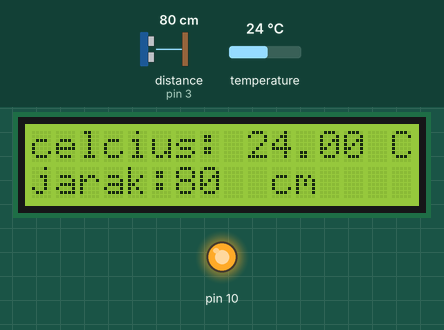
Bench run of a sketch on a simulated Arduino Uno, built with avr-gcc and run on an emulated ATmega328P. Parts: 16×2 character LCD, output pins drawn as LEDs (lit = HIGH). Wiring (inferred from the names in the program): ultrasonic range finder: trigger pin 2; echo pin 3. Inputs (shaded band) come from the test bench; at power-on: distance to the obstacle (sensor on pin 3) 80 cm, temperature 24 °C. The echo pulse lasts 58.3 µs per cm; pins used as bus, display or sensor lines are not drawn; what the sketch prints to the serial monitor is not drawn.

Above: at 2.3 s.
2.4 s: distance to the obstacle (sensor on pin 3) set to 2 cm
At 4.2 s:
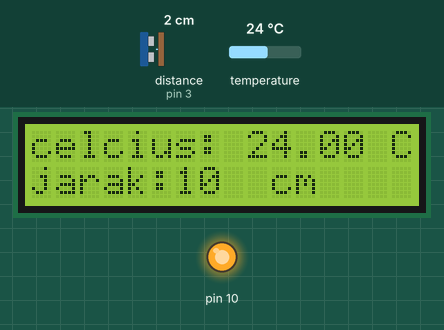
5.1 s: temperature set to 12 °C
At 5.9 s:
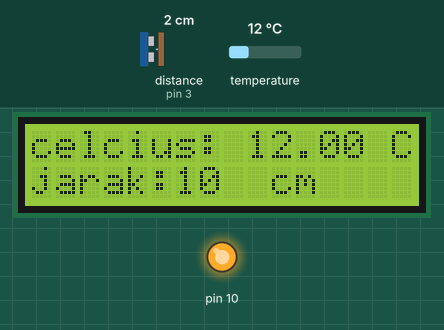
7.6 s: distance to the obstacle (sensor on pin 3) set to 4 cm
At 8.5 s:
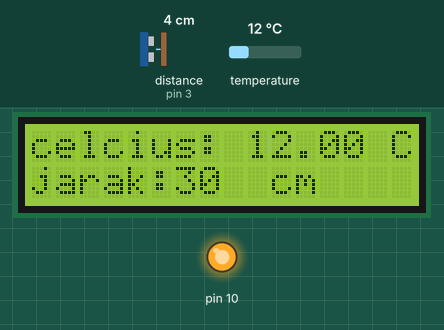
9.3 s: temperature set to 19 °C
At 10.7 s:
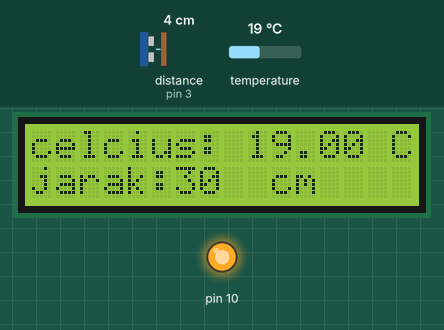
11.0 s: distance to the obstacle (sensor on pin 3) set to 9 cm
At 11.7 s:
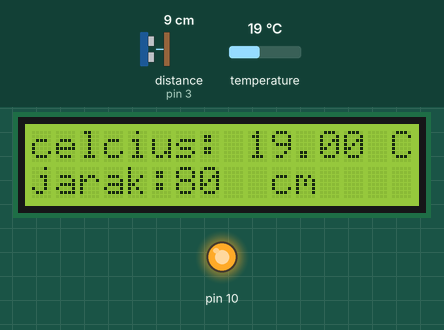
12.7 s: temperature set to 28 °C
At 15.0 s:
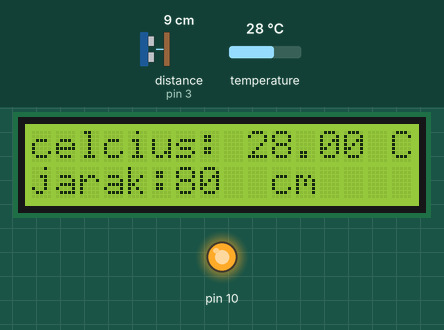
Timing chart, 0 to 16.2 s (numbered marks = the images above; inputs shaded):
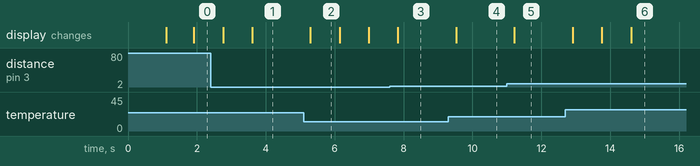

The sketch:

tugas_instrument.ino
```cpp
#include <LiquidCrystal_I2C.h>
#include <SPI.h>
#include <OneWire.h>
#include <DallasTemperature.h>
#include <Wire.h>
LiquidCrystal_I2C lcd (0x3F,16,2);
#define pinTriger 2
#define pinEcho 3
const int oneWireBusPin = 4;

OneWire oneWire(oneWireBusPin);
DallasTemperature Sensors(&oneWire);
void setup() {
  // put your setup code here, to run once:
   Serial.begin(9600);
   Sensors.begin();
   //MEMULAI KOMUNIKASI SERIAL DAN KONFIGURASI SENSOR
   SPI.begin();
   Serial.println("CLEARSHEET");//membersihkan sheet
   Serial.println("LABEL,waktu,celsius,jarak");//membuat label dan "data pada sheet"
   lcd.init();
   lcd.backlight();
   lcd.print("sensor instrument");
   lcd.setCursor(0,1);
   lcd.print("temper & level");
   delay(1000);
   lcd.clear();
   pinMode(pinTriger,OUTPUT);
   pinMode(pinEcho,INPUT);
}

void loop() {
  // put your main code here, to run repeatedly:
// pengaturan nilai lm35
Sensors.requestTemperatures();
float celsius = Sensors.getTempCByIndex(0);
float Farenhait = Sensors.toFahrenheit(celsius);
//level indicator
long durasi,jarak;
digitalWrite(pinTriger,LOW);
delayMicroseconds(2);
digitalWrite(pinTriger,HIGH);
delayMicroseconds(10);
digitalWrite(pinTriger,LOW);
durasi = pulseIn(pinEcho,HIGH);
jarak = (durasi/2)/29;
//menampikan data suhu ke lcd dan serial
lcd.setCursor(0,0);
lcd.print("celcius: ");
lcd.setCursor(9,0);
lcd.print(celsius);
lcd.setCursor(14,0);
lcd.print(" C");
//menampilkan data water level ultrasonik ke lcd dan serial
lcd.setCursor(0,1);
lcd.print("jarak: ");
lcd.setCursor(6,1);
lcd.print(jarak);
lcd.setCursor(9,1);
lcd.print(" cm");
//komunikasi serial
Serial.print("DATA,TIME,");
//Serial.print("celsius,");
Serial.print(celsius);
Serial.print(" ,");
//Serial.print("jarak,");
Serial.print(jarak);
Serial.println(" ,");
delay(50);
}
```

Measured:
- after the input at 2.4 s, the display: first changes after 0.36 s (image 1 shows a later state)
- after the input at 5.1 s, the display: changes after 0.20 s (image 2)
- after the input at 7.6 s, the display: changes after 0.23 s (image 3)
- after the input at 9.3 s, the display: changes after 0.23 s (image 4)
- after the input at 11.0 s, the display: changes after 0.22 s (image 5)
- after the input at 12.7 s, the display: changes after 0.21 s (image 6)
- what the display in image 2 shows lasts 0.8 s, from 5.3 s to 6.1 s
